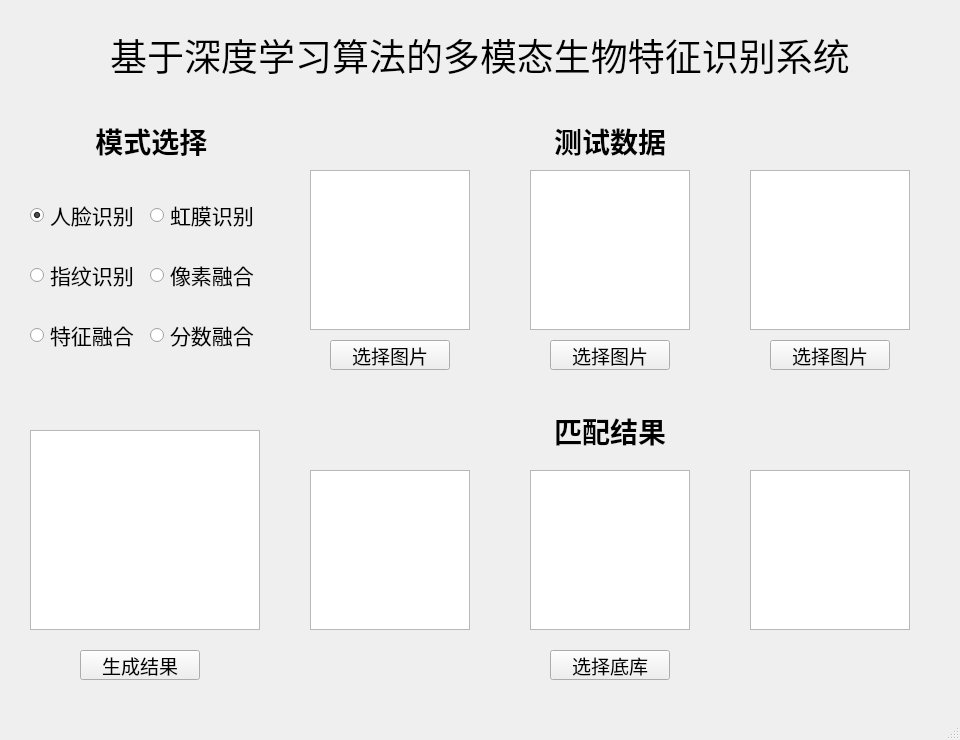
<?xml version="1.0" encoding="UTF-8"?>
<ui version="4.0">
 <class>MainWindow</class>
 <widget class="QMainWindow" name="MainWindow">
  <property name="geometry">
   <rect>
    <x>0</x>
    <y>0</y>
    <width>960</width>
    <height>740</height>
   </rect>
  </property>
  <property name="windowTitle">
   <string>多模态生物特征识别软件v1.0</string>
  </property>
  <widget class="QWidget" name="centralwidget">
   <widget class="QWidget" name="SelectWidget" native="true">
    <property name="geometry">
     <rect>
      <x>20</x>
      <y>120</y>
      <width>250</width>
      <height>300</height>
     </rect>
    </property>
    <property name="styleSheet">
     <string notr="true"/>
    </property>
    <widget class="QLabel" name="selectlabel">
     <property name="geometry">
      <rect>
       <x>-1</x>
       <y>0</y>
       <width>250</width>
       <height>40</height>
      </rect>
     </property>
     <property name="font">
      <font>
       <family>微软雅黑</family>
       <pointsize>21</pointsize>
       <bold>true</bold>
      </font>
     </property>
     <property name="text">
      <string>  模式选择</string>
     </property>
     <property name="alignment">
      <set>Qt::AlignHCenter|Qt::AlignTop</set>
     </property>
    </widget>
    <widget class="QRadioButton" name="radioButton_face">
     <property name="geometry">
      <rect>
       <x>10</x>
       <y>80</y>
       <width>120</width>
       <height>30</height>
      </rect>
     </property>
     <property name="font">
      <font>
       <pointsize>16</pointsize>
      </font>
     </property>
     <property name="text">
      <string>人脸识别</string>
     </property>
     <property name="checked">
      <bool>true</bool>
     </property>
    </widget>
    <widget class="QRadioButton" name="radioButton_fp">
     <property name="geometry">
      <rect>
       <x>10</x>
       <y>140</y>
       <width>120</width>
       <height>30</height>
      </rect>
     </property>
     <property name="font">
      <font>
       <pointsize>16</pointsize>
      </font>
     </property>
     <property name="text">
      <string>指纹识别</string>
     </property>
    </widget>
    <widget class="QRadioButton" name="radioButton_pixel">
     <property name="geometry">
      <rect>
       <x>130</x>
       <y>140</y>
       <width>120</width>
       <height>30</height>
      </rect>
     </property>
     <property name="font">
      <font>
       <pointsize>16</pointsize>
      </font>
     </property>
     <property name="text">
      <string>像素融合</string>
     </property>
     <property name="checked">
      <bool>false</bool>
     </property>
    </widget>
    <widget class="QRadioButton" name="radioButton_iris">
     <property name="geometry">
      <rect>
       <x>130</x>
       <y>80</y>
       <width>120</width>
       <height>30</height>
      </rect>
     </property>
     <property name="font">
      <font>
       <pointsize>16</pointsize>
      </font>
     </property>
     <property name="text">
      <string>虹膜识别</string>
     </property>
    </widget>
    <widget class="QRadioButton" name="radioButton_feature">
     <property name="geometry">
      <rect>
       <x>10</x>
       <y>200</y>
       <width>120</width>
       <height>30</height>
      </rect>
     </property>
     <property name="font">
      <font>
       <pointsize>16</pointsize>
      </font>
     </property>
     <property name="text">
      <string>特征融合</string>
     </property>
    </widget>
    <widget class="QRadioButton" name="radioButton_score">
     <property name="geometry">
      <rect>
       <x>130</x>
       <y>200</y>
       <width>120</width>
       <height>30</height>
      </rect>
     </property>
     <property name="font">
      <font>
       <pointsize>16</pointsize>
      </font>
     </property>
     <property name="text">
      <string>分数融合</string>
     </property>
     <property name="checked">
      <bool>false</bool>
     </property>
    </widget>
   </widget>
   <widget class="QWidget" name="ResultWidget" native="true">
    <property name="geometry">
     <rect>
      <x>20</x>
      <y>420</y>
      <width>250</width>
      <height>270</height>
     </rect>
    </property>
    <widget class="QTextBrowser" name="textBrowser">
     <property name="geometry">
      <rect>
       <x>10</x>
       <y>10</y>
       <width>230</width>
       <height>200</height>
      </rect>
     </property>
     <property name="font">
      <font>
       <family>等线</family>
       <pointsize>12</pointsize>
      </font>
     </property>
    </widget>
    <widget class="QPushButton" name="pushButtond_res">
     <property name="geometry">
      <rect>
       <x>60</x>
       <y>230</y>
       <width>120</width>
       <height>30</height>
      </rect>
     </property>
     <property name="baseSize">
      <size>
       <width>0</width>
       <height>0</height>
      </size>
     </property>
     <property name="font">
      <font>
       <pointsize>14</pointsize>
      </font>
     </property>
     <property name="styleSheet">
      <string notr="true">border-color: rgb(0, 0, 0);
border-width: 2px;
</string>
     </property>
     <property name="text">
      <string>生成结果</string>
     </property>
    </widget>
   </widget>
   <widget class="QWidget" name="TestWidget" native="true">
    <property name="geometry">
     <rect>
      <x>280</x>
      <y>120</y>
      <width>660</width>
      <height>280</height>
     </rect>
    </property>
    <widget class="QLabel" name="label">
     <property name="geometry">
      <rect>
       <x>0</x>
       <y>0</y>
       <width>660</width>
       <height>40</height>
      </rect>
     </property>
     <property name="font">
      <font>
       <family>微软雅黑</family>
       <pointsize>21</pointsize>
       <bold>true</bold>
      </font>
     </property>
     <property name="text">
      <string>测试数据</string>
     </property>
     <property name="alignment">
      <set>Qt::AlignHCenter|Qt::AlignTop</set>
     </property>
    </widget>
    <widget class="QGraphicsView" name="graphicsView_face">
     <property name="geometry">
      <rect>
       <x>30</x>
       <y>50</y>
       <width>160</width>
       <height>160</height>
      </rect>
     </property>
    </widget>
    <widget class="QGraphicsView" name="graphicsView_iris">
     <property name="geometry">
      <rect>
       <x>250</x>
       <y>50</y>
       <width>160</width>
       <height>160</height>
      </rect>
     </property>
    </widget>
    <widget class="QGraphicsView" name="graphicsView_fp">
     <property name="geometry">
      <rect>
       <x>470</x>
       <y>50</y>
       <width>160</width>
       <height>160</height>
      </rect>
     </property>
    </widget>
    <widget class="QPushButton" name="pushButtond_face">
     <property name="geometry">
      <rect>
       <x>50</x>
       <y>220</y>
       <width>120</width>
       <height>30</height>
      </rect>
     </property>
     <property name="baseSize">
      <size>
       <width>0</width>
       <height>0</height>
      </size>
     </property>
     <property name="font">
      <font>
       <pointsize>14</pointsize>
      </font>
     </property>
     <property name="styleSheet">
      <string notr="true">border-color: rgb(0, 0, 0);
border-width: 2px;
</string>
     </property>
     <property name="text">
      <string>选择图片</string>
     </property>
    </widget>
    <widget class="QPushButton" name="pushButtond_iris">
     <property name="geometry">
      <rect>
       <x>270</x>
       <y>220</y>
       <width>120</width>
       <height>30</height>
      </rect>
     </property>
     <property name="baseSize">
      <size>
       <width>0</width>
       <height>0</height>
      </size>
     </property>
     <property name="font">
      <font>
       <pointsize>14</pointsize>
      </font>
     </property>
     <property name="styleSheet">
      <string notr="true">border-color: rgb(0, 0, 0);
border-width: 2px;
</string>
     </property>
     <property name="text">
      <string>选择图片</string>
     </property>
    </widget>
    <widget class="QPushButton" name="pushButtond_fp">
     <property name="geometry">
      <rect>
       <x>490</x>
       <y>220</y>
       <width>120</width>
       <height>30</height>
      </rect>
     </property>
     <property name="baseSize">
      <size>
       <width>0</width>
       <height>0</height>
      </size>
     </property>
     <property name="font">
      <font>
       <pointsize>14</pointsize>
      </font>
     </property>
     <property name="styleSheet">
      <string notr="true">border-color: rgb(0, 0, 0);
border-width: 2px;
</string>
     </property>
     <property name="text">
      <string>选择图片</string>
     </property>
    </widget>
   </widget>
   <widget class="QWidget" name="GalleryWidget" native="true">
    <property name="geometry">
     <rect>
      <x>280</x>
      <y>410</y>
      <width>660</width>
      <height>280</height>
     </rect>
    </property>
    <widget class="QLabel" name="label_2">
     <property name="geometry">
      <rect>
       <x>0</x>
       <y>0</y>
       <width>660</width>
       <height>40</height>
      </rect>
     </property>
     <property name="font">
      <font>
       <family>微软雅黑</family>
       <pointsize>21</pointsize>
       <bold>true</bold>
      </font>
     </property>
     <property name="text">
      <string>匹配结果</string>
     </property>
     <property name="alignment">
      <set>Qt::AlignHCenter|Qt::AlignTop</set>
     </property>
    </widget>
    <widget class="QGraphicsView" name="graphicsView_face_g">
     <property name="geometry">
      <rect>
       <x>30</x>
       <y>60</y>
       <width>160</width>
       <height>160</height>
      </rect>
     </property>
    </widget>
    <widget class="QGraphicsView" name="graphicsView_iris_g">
     <property name="geometry">
      <rect>
       <x>250</x>
       <y>60</y>
       <width>160</width>
       <height>160</height>
      </rect>
     </property>
    </widget>
    <widget class="QGraphicsView" name="graphicsView_fp_g">
     <property name="geometry">
      <rect>
       <x>470</x>
       <y>60</y>
       <width>160</width>
       <height>160</height>
      </rect>
     </property>
    </widget>
    <widget class="QPushButton" name="pushButtond_gallery">
     <property name="geometry">
      <rect>
       <x>270</x>
       <y>240</y>
       <width>120</width>
       <height>30</height>
      </rect>
     </property>
     <property name="baseSize">
      <size>
       <width>0</width>
       <height>0</height>
      </size>
     </property>
     <property name="font">
      <font>
       <pointsize>14</pointsize>
      </font>
     </property>
     <property name="styleSheet">
      <string notr="true">border-color: rgb(0, 0, 0);
border-width: 2px;
</string>
     </property>
     <property name="text">
      <string>选择底库</string>
     </property>
    </widget>
   </widget>
   <widget class="QLabel" name="label_3">
    <property name="geometry">
     <rect>
      <x>0</x>
      <y>20</y>
      <width>960</width>
      <height>70</height>
     </rect>
    </property>
    <property name="font">
     <font>
      <family>黑体</family>
      <pointsize>28</pointsize>
     </font>
    </property>
    <property name="text">
     <string>基于深度学习算法的多模态生物特征识别系统</string>
    </property>
    <property name="alignment">
     <set>Qt::AlignCenter</set>
    </property>
   </widget>
  </widget>
  <widget class="QMenuBar" name="menubar">
   <property name="geometry">
    <rect>
     <x>0</x>
     <y>0</y>
     <width>960</width>
     <height>22</height>
    </rect>
   </property>
  </widget>
  <widget class="QStatusBar" name="statusbar"/>
 </widget>
 <resources/>
 <connections/>
</ui>
